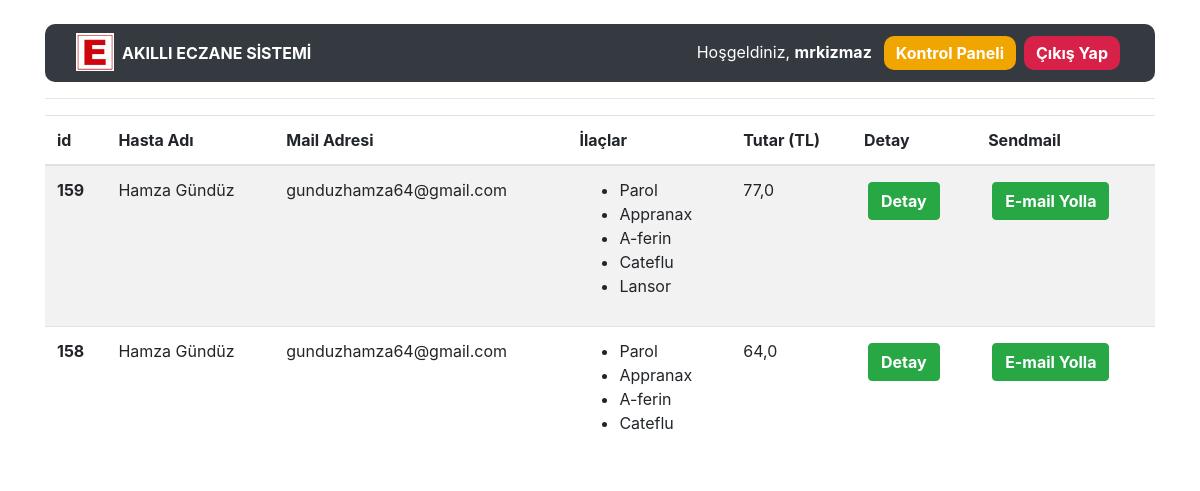
Page /medicines/recetelistesi/ (signed in) on the earlier database version.
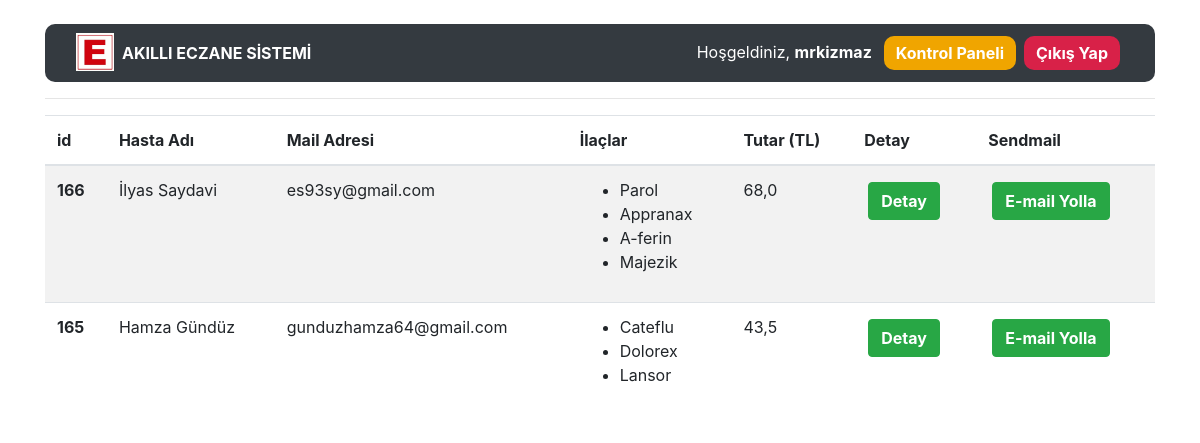
Same page on the later database version.
### medicine/models.py (models this page shows, shortened)
class Recete(models.Model):
    hasta=models.ForeignKey(Patient,null=True,on_delete=models.SET_NULL)
    created_date=models.DateTimeField(auto_now=True)
    tags=models.ManyToManyField(Medicine,verbose_name="İlaçlar")
    qr_code=models.ImageField(upload_to="qr_codes",blank=True)
    toplam=models.FloatField(null=True,blank=True,verbose_name="Tutar (TL)")
    ilaclar=models.CharField(max_length=100,null=True,blank=True,verbose_name="İlaçlar")
    def get_ilacfiyati(self):
        total=0
        for i in self.tags.all():
            total=total + i.ilacfiyati
        return total
    def get_tags_values(self):
        ret = "<ul>"
        for i in self.tags.all():
            ret += "<li>"+ i.ilac_adi + "</li>"
        return mark_safe(ret[:-1])

class Patient(models.Model):
    first_name=models.CharField(max_length=30,verbose_name="İsim")
    last_name = models.CharField(max_length=30,verbose_name="Soyisim")
    mail=models.EmailField(max_length=50,verbose_name="Mail")
    created_date=models.DateTimeField(auto_now=True,verbose_name="Oluşturulma Tarihi")

class Medicine(models.Model):
    ilac_adi = models.CharField(max_length = 50, verbose_name = 'İlaç İsmi')
    prospekt=models.TextField(max_length=200,null=True,verbose_name="Prospektüs")
    ilacfiyati=models.FloatField(null=True,verbose_name="İlaç Fiyatı")
    created_date = models.DateTimeField(auto_now = True, blank = True, verbose_name = 'Eklenme Tarihi')

### medicine/views.py (the view)
# urls.py: path('recetelistesi/', views.receteListesi, name = 'recetelistesi'),
@login_required(login_url="user:login")
def receteListesi(request):
    recete=Recete.objects.filter()
    context={
        "recete":recete,
    }
    return render(request,"recetelistesi.html",context)

### templates/recetelistesi.html
{% extends "layout.html" %}
{% block body %}
{% if recete %}
<table class="table table-striped">
  <thead>
    <tr>
      <th scope="col">id</th>
      <th scope="col">Hasta Adı</th>
      <th scope="col">Mail Adresi</th>
      <th scope="col">İlaçlar</th>
      <th scope="col">Tutar (TL)</th>
      <th scope="col">Detay</th>
      <th scope="col">Sendmail</th>
    </tr>
  </thead>
  <tbody>
  {% for i in recete reversed %}
  <tr>
      <th scope="row">{{i.id}}</th>
      <td>{{i.hasta.first_name}} {{i.hasta.last_name}}</td>
      <td>{{i.hasta.mail}}</td>
      <td>{{i.get_tags_values}}</td>
      <td>{{i.get_ilacfiyati}}</td>
      <td><a href="/medicines/medicine/{{i.id}}"><button class="btn btn-success"><b>Detay</b></button></td>
      <td><a href="/medicines/ilaclar/{{i.id}}"><button class="btn btn-success"><b>E-mail Yolla</b></button></td>
    </tr>
  {% endfor %}
  </tbody>
</table>
{% else %}
<div class="alert alert-danger">Herhangi bir hasta kaydı bulunmuyor!!!</div>
{% endif %}
{% endblock body %}

### templates/layout.html (shortened to what this page needs)
<!DOCTYPE html>
<html lang="en">
<head>
    <link rel="stylesheet" href="https://cdn.jsdelivr.net/npm/bootstrap@4.0.0/dist/css/bootstrap.min.css">
    <link rel="stylesheet" href="/static/css/style.css">
</head>
<body>
<div id = "deneme" class = "container"> <br>
    {% include 'includes/navbar.html' %}
    <hr>
    {% block body%}
    {% endblock body%}
</div>
</body>
</html>

### templates/includes/navbar.html (shortened to what this page needs)
{% load static %}
<nav class="navbar navbar-expand-lg navbar-dark bg-dark" style="border-radius: 10px;">
    <div class="container-fluid">
        <div class="collapse navbar-collapse" id="navbarCollapse">
            <div class="navbar-nav mr-auto">
            <img src="{% static 'img/eczane.png' %}" width="38" height="38" title="akıllıeczane"/>
                <a href="/" class="nav-item nav-link active"><b>AKILLI ECZANE SİSTEMİ</b></a>
            </div>
            <ul class="navbar-nav ml-auto">
                {% if request.user.is_authenticated %}
                <li class="nav-item nav-link active">Hoşgeldiniz, <b>{{request.user.username}}</b></li>
                <li class="nav-item active"><a href="/medicines/dashboard"><button class="button button4"><b>Kontrol Paneli</b></button></a></li>
                <li class="nav-item active"><a href="/user/logout"><button class="button button2"><b>Çıkış Yap</b></button></a></li>
                {% else %}
                <li class="nav-item active"><a href="/user/login"><button class="button button1"><b>Giriş Yap</b></button></a></li>
                <li class="nav-item active"><a href="/user/register"><button class="button button3"><b>Kayıt Ol</b></button></a></li>
                {% endif %}
            </ul>
        </div>
    </div>
</nav>

### static/css/style.css (style rules this page uses)
button { padding: 5px 12px; text-align: center; text-decoration: none; display: inline-block; font-size: 16px; margin: 4px; transition-duration: 0.4s; cursor: pointer; border-radius: 10px; }
.button2 { background-color: #D82148; color: white; border: 1px red; }
.button4 { background-color: #F0A500; color: white; border: 1px yellow; }

Differences in the rows shown:
removed Recete: id "159", hasta.first_name "Hamza", hasta.last_name "Gündüz", hasta.mail "gunduzhamza64@gmail.com", get_tags_values "Parol Appranax A-ferin Cateflu Lansor", get_ilacfiyati "77,0"
removed Recete: id "158", hasta.first_name "Hamza", hasta.last_name "Gündüz", hasta.mail "gunduzhamza64@gmail.com", get_tags_values "Parol Appranax A-ferin Cateflu", get_ilacfiyati "64,0"
added Recete: id "166", hasta.first_name "İlyas", hasta.last_name "Saydavi", hasta.mail "es93sy@gmail.com", get_tags_values "Parol Appranax A-ferin Majezik", get_ilacfiyati "68,0"
added Recete: id "165", hasta.first_name "Hamza", hasta.last_name "Gündüz", hasta.mail "gunduzhamza64@gmail.com", get_tags_values "Cateflu Dolorex Lansor", get_ilacfiyati "43,5"
